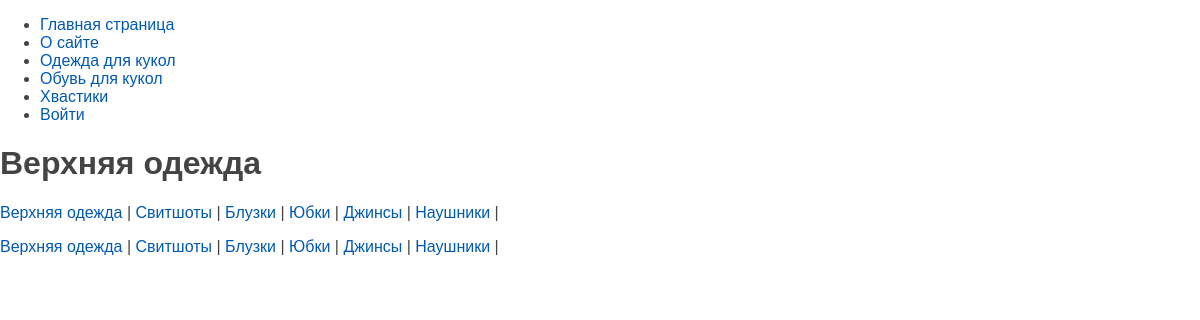
Page /selection_clothes/Verhnya_odegda/ on the committed database.
### dolls/models.py (models this page shows, shortened)
class Menu_selection_clothes(models.Model):
    typ = models.CharField(max_length=100, db_index=True, verbose_name='Вид')
    slug = models.SlugField(max_length=255, unique=True, db_index=True, verbose_name='Слаг')
    def get_absolute_url(self):
        return reverse('selection_clothes', kwargs={'cloth_type': self.slug})
    class Meta:
        verbose_name = "Вид одежды"
        verbose_name_plural = "Вид одежды"

### dolls/views.py (the view)
# urls.py: path('selection_clothes/<str:cloth_type>/', views.show_selection_clothes, name='selection_clothes'),
def show_selection_clothes(request, cloth_type):
    Typ_clot = Typ_clothing.availability.all().select_related('selection_clothes')
    menu_selection_clothes = Menu_selection_clothes.objects.all()
    title = Menu_selection_clothes.objects.get(slug=cloth_type).typ
    data = {
        'menu_selection_clothes': menu_selection_clothes,
        'menu': menu,
        'typ_clothing': Typ_clot,
        'title': title
    }
    return render(request, f'dolls/selection_clothes.html', data)

### dolls/models.py (called while the page is built)
    def get_queryset(self):
        return super().get_queryset().filter(is_availability=Typ_clothing.Status.AVAILABILITY)

### dolls/templates/dolls/selection_clothes.html (shortened to what this page needs)
{% extends 'base.html' %}
{% block content %}
<h1>{{ title }}
</h1>
{% include 'dolls/includes/nav_for_clothes.html' %}
{% include 'dolls/includes/nav_for_clothes.html' %}
{% endblock %}

### dolls/templates/dolls/includes/nav_for_clothes.html
<nav>
    {% for s in menu_selection_clothes %}
        <a href="{{ s.get_absolute_url }}">{{ s.typ }}</a> |
    {% endfor %}
</nav>

### rows in the picture
Menu_selection_clothes: typ "Верхняя одежда"
Menu_selection_clothes: typ "Свитшоты"
Menu_selection_clothes: typ "Блузки"
Menu_selection_clothes: typ "Юбки"
Menu_selection_clothes: typ "Джинсы"
Menu_selection_clothes: typ "Наушники"

### other values in the picture
{{ m.title }} "О сайте" "Одежда для кукол" "Обувь для кукол" "Хвастики" "Войти"
